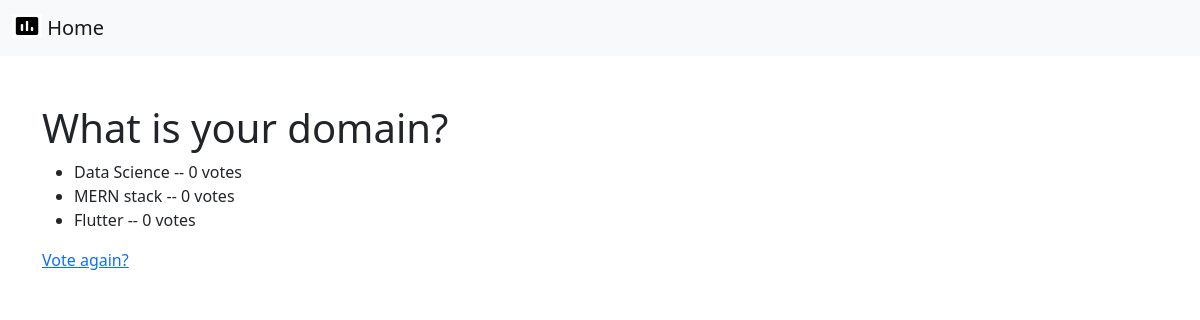
/polls/4/results, run on the app's committed database.
### polls/models.py (models this page shows, shortened)
class Question(models.Model):
  question_text = models.CharField(max_length=200)
  pub_date = models.DateTimeField('date published')

class Choice(models.Model):
  question = models.ForeignKey(Question, on_delete=models.CASCADE)
  choice_text = models.CharField(max_length=200)
  votes = models.IntegerField(default=0)

### polls/views.py (the view)
# urls.py: path('<int:pk>/results', views.ResultsView.as_view(), name='results'),
class ResultsView(generic.DetailView):
    model = Question
    template_name = 'polls/results.html'

### polls/templates/polls/results.html
{% include 'polls/base.html' %}
{% block content %}
<div class="container mt-5">
  <h1>{{ question.question_text }}</h1>
<ul>
{% for choice in question.choice_set.all %}
    <li>{{ choice.choice_text }} -- {{ choice.votes }} vote{{ choice.votes|pluralize }}</li>
{% endfor %}
</ul>
<a href="{% url 'polls:detail' question.id %}">Vote again?</a>
</div>
{% endblock content %}

### data on the page
Question: question_text "What is your domain?"
Choice: choice_text "Data Science", votes "0"
Choice: choice_text "MERN stack", votes "0"
Choice: choice_text "Flutter", votes "0"
